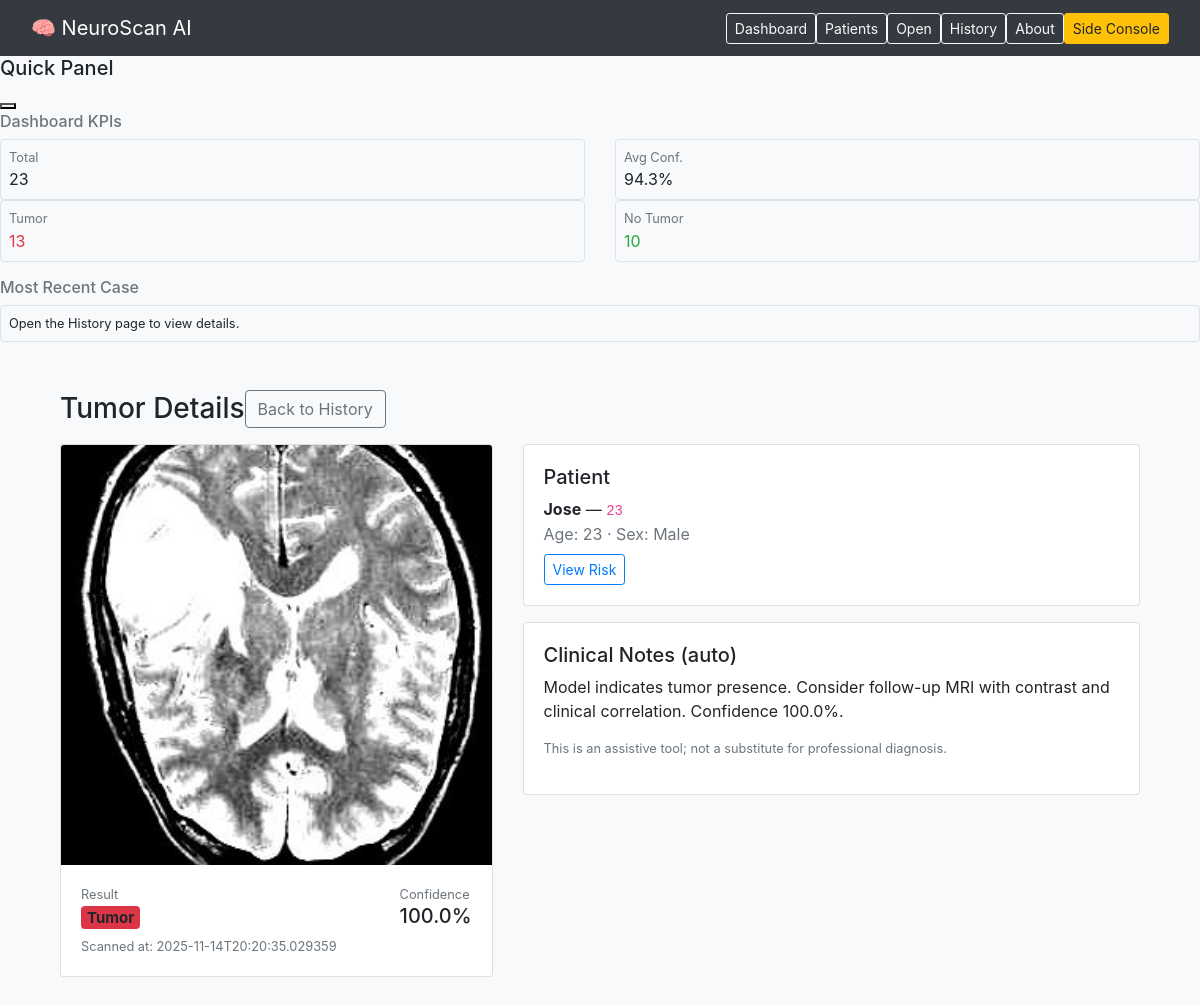
The app's page /tumor/23 with its own data.
### tables this page shows
CREATE TABLE scans (
                id INTEGER PRIMARY KEY AUTOINCREMENT,
                filename TEXT NOT NULL,
                label TEXT NOT NULL,
                confidence REAL NOT NULL,
                created_at TEXT NOT NULL
            , patient_id TEXT);

CREATE TABLE patients (
                id INTEGER PRIMARY KEY AUTOINCREMENT,
                patient_id TEXT UNIQUE NOT NULL,
                name TEXT NOT NULL,
                age INTEGER,
                sex TEXT,
                created_at TEXT NOT NULL
            );

### app.py (the view)
@app.route("/tumor/<int:scan_id>")
def tumor_details(scan_id):
    scan = get_scan(scan_id)
    if not scan:
        return "Scan not found", 404
    patient = get_patient(scan["patient_id"])
    image_url = url_for("static", filename=f"uploads/{scan['filename']}")
    return render_template("Tumordetails.html", scan=scan, patient=patient, image_url=image_url)

### app.py (called while the page is built)
def DB():
    return sqlite3.connect(DB_PATH)

def get_patient(patient_id: str):
    with DB() as con:
        con.row_factory = sqlite3.Row
        cur = con.cursor()
        cur.execute("SELECT * FROM patients WHERE patient_id=?", (patient_id,))
        r = cur.fetchone()
        return dict(r) if r else None

def get_scan(scan_id: int):
    with DB() as con:
        con.row_factory = sqlite3.Row
        cur = con.cursor()
        cur.execute("SELECT * FROM scans WHERE id=?", (scan_id,))
        r = cur.fetchone()
        return dict(r) if r else None

### templates/tumordetails.html
{% extends "base.html" %}
{% block content %}
<div class="container py-4">
  <div class="d-flex align-items-center mb-3">
    <h3 class="mb-0">Tumor Details</h3>
    <a class="btn btn-outline-secondary ms-auto" href="{{ url_for('history') }}">Back to History</a>
  </div>
  <div class="row g-3">
    <div class="col-lg-5">
      <div class="card shadow-sm">
        <img src="{{ image_url }}" class="card-img-top" alt="MRI" style="object-fit:cover; max-height:420px;">
        <div class="card-body">
          <div class="d-flex justify-content-between">
            <div>
              <div class="text-muted small">Result</div>
              <div class="h5 mb-0">
                <span class="badge {{ 'bg-danger' if scan.label=='Tumor' else 'bg-success' }}">{{ scan.label }}</span>
              </div>
            </div>
            <div class="text-end">
              <div class="text-muted small">Confidence</div>
              <div class="h5 mb-0">{{ (scan.confidence * 100) | round(2) }}%</div>
            </div>
          </div>
          <div class="text-muted small mt-2">Scanned at: {{ scan.created_at }}</div>
        </div>
      </div>
    </div>
    <div class="col-lg-7">
      <div class="card shadow-sm mb-3">
        <div class="card-body">
          <h5>Patient</h5>
          <div><b>{{ patient.name }}</b> — <code>{{ patient.patient_id }}</code></div>
          <div class="text-muted">Age: {{ patient.age or 'N/A' }} · Sex: {{ patient.sex or 'N/A' }}</div>
          <div class="mt-2">
            <a class="btn btn-sm btn-outline-primary" href="{{ url_for('risk', patient_id=patient.patient_id) }}">View Risk</a>
          </div>
        </div>
      </div>
      <div class="card shadow-sm">
        <div class="card-body">
          <h5>Clinical Notes (auto)</h5>
          {% if scan.label == 'Tumor' %}
            <p>Model indicates tumor presence. Consider follow-up MRI with contrast and clinical correlation. Confidence {{ (scan.confidence*100)|round(1) }}%.</p>
          {% else %}
            <p>No tumor detected. If symptoms persist or clinical suspicion remains, schedule follow-up imaging. Confidence {{ (scan.confidence*100)|round(1) }}%.</p>
          {% endif %}
          <p class="small text-muted">This is an assistive tool; not a substitute for professional diagnosis.</p>
        </div>
      </div>
    </div>
  </div>
</div>
{% endblock %}

### records on screen
scans: label "Tumor", (scan.confidence*100)|round(2) "100.0", created_at "2025-11-14T20:20:35.029359", (scan.confidence*100)|round(1) "100.0"
patients: name "Jose", patient_id "23", age "23", sex "Male"
